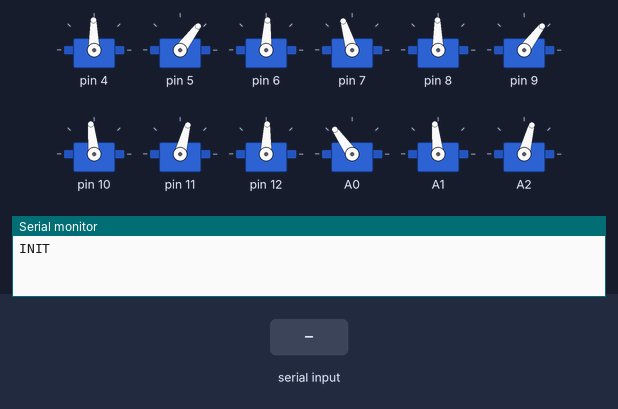
A sketch run on a simulated Arduino Uno, built with avr-gcc and run on an emulated ATmega328P. Parts: 12 × servo, the last lines printed to the serial monitor. Inputs (shaded band) come from the test bench.

Above: at 1.25 s.
1.3 s: "inicial\n" received over Serial
4.3 s: "avanzar\n" received over Serial
At 5.45 s:
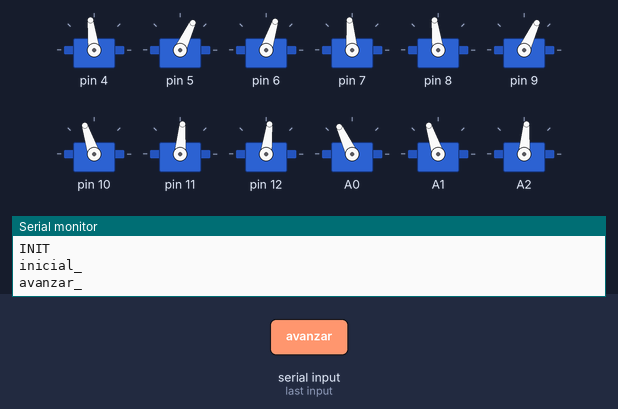
7.3 s: "retroceder\n" received over Serial
10.3 s: "delante\n" received over Serial
At 12.8 s:
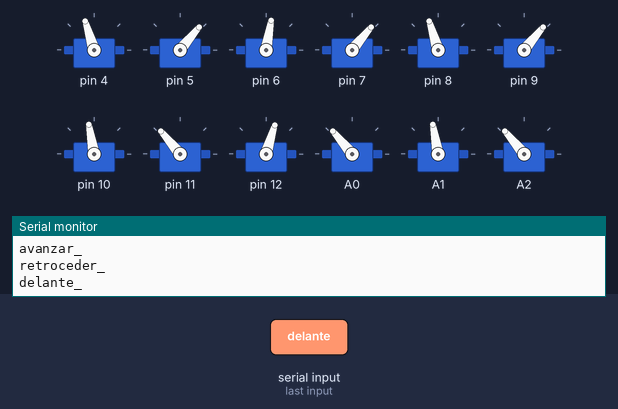
13.1 s: "atras\n" received over Serial
At 15.8 s:
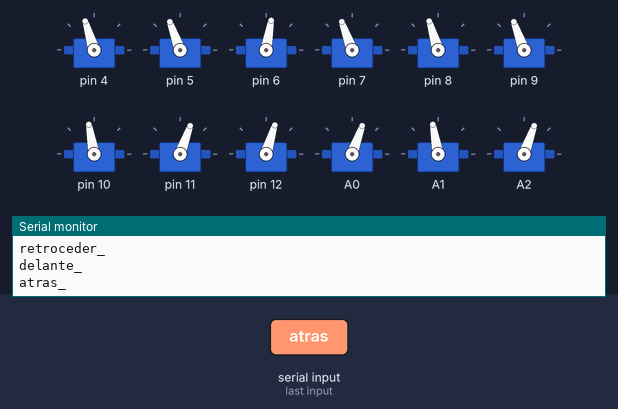
16.1 s: "arriba\n" received over Serial
At 18.3 s:
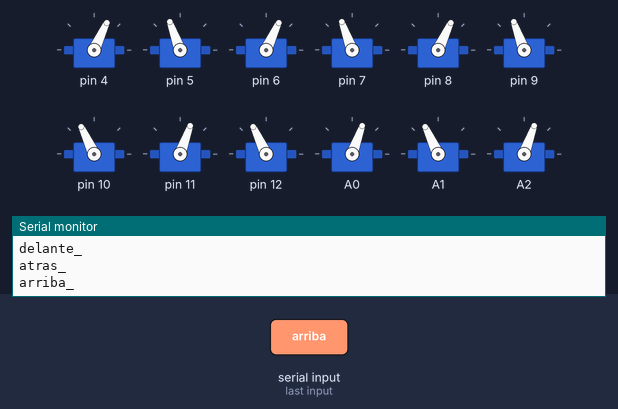
Timing chart, 0 to 19.8 s (numbered marks = the images above; inputs shaded):
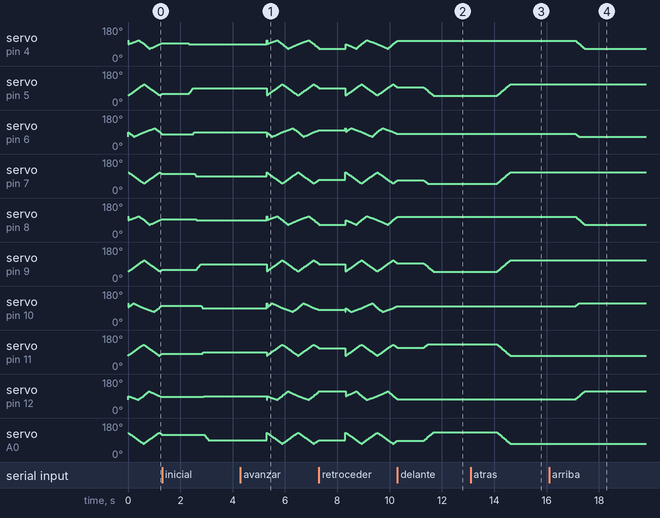

The sketch:

Cucaracha1.ino
```cpp
#include <Servo.h>

int MAX_D = 110;   // tope atras motor[1]
int MIN_D = 50;    // tope delante motor[1]

int UP_D = 65;     // tope arriba motor[0]
int DOWN_D = 120;  // tope abajo motor[0]

int APOYO_D = 110; //motores verticales derechos
int CENTRO = 90;

int MIN_I = 90;
int MAX_I = 0;
int UP_I = 90;
int DOWN_I = 90;
int APOYO_I = 90;

int incr[] = {1, -1, 1, 1, 1, -1, 1, 1, 1, -1, 1, 1};
int velocidad = 8;
int direccion = 1;

// 0,2,4,6,8,10 = vertical - 0,1,2,3,4,5,6 = derecha
Servo *motor[12];
String command;


void setup(){
  for (int x=4; x<13; x++){pinMode(x, OUTPUT);}
  pinMode(A0, OUTPUT); pinMode(A1, OUTPUT); pinMode(A2, OUTPUT);
  digitalWrite(13, LOW);
  for (int x=0; x<12; x++){motor[x] = new Servo();}
  motor[0]->attach(4); motor[1]->attach(5); motor[2]->attach(6); motor[3]->attach(7);
  motor[4]->attach(8); motor[5]->attach(9); motor[6]->attach(10); motor[7]->attach(11);
  motor[8]->attach(12); motor[9]->attach(A0); motor[10]->attach(A1); motor[11]->attach(A2);
  Serial.begin(9600); Serial.println(F("INIT"));
  MIN_I = map(MIN_D, 0, 180, 180, 0);
  MAX_I = map(MAX_D, 0, 180, 180, 0);
  UP_I = map(UP_D, 0, 180, 180, 0);
  DOWN_I = map(DOWN_D, 0, 180, 180, 0);
  APOYO_I = map(APOYO_D, 0, 180, 180, 0);
  //Serial.println(MIN_I); Serial.println(MAX_I);
  //Serial.println(UP_I); Serial.println(DOWN_I);Serial.println(APOYO_I);
  posInicial();
  command = "avanzar";
}

void changePosition(Servo *servo, int val){
  servo->write(constrain(servo->read()+val, 0, 180));
}

void fixPosition(Servo *servo, int val){
  servo->write(constrain(val, 0, 180));
}

void posInicial(){
  // Para montar los motores adecuadamente.
  for (int x=0; x<12; x++){
    while(motor[x]->read()<CENTRO){changePosition(motor[x],1);delay(5);}
    while(motor[x]->read()>CENTRO){changePosition(motor[x],-1);delay(5);}
    }
  command = "stop";
}

void loop(){
  if (Serial.available()) {
    command = Serial.readStringUntil(char('\0'));
    command.replace("\n", "");
    Serial.println(command + "_");
    }
  if (command == "avanzar") {direccion = 1; set_Pos_Caminar(); command = "caminando";}
  else if (command == "retroceder") {direccion = 2; set_Pos_Caminar(); command = "caminando";}

  else if (command == "inicial") {posInicial();}
  else if (command == "delante") {todo_adelante();command = "stop";}
  else if (command == "atras") {todo_atras();command = "stop";}
  else if (command == "arriba") {todo_arriba();command = "stop";}
  else if (command == "abajo") {todo_abajo();command = "stop";}
  else if (command == "apoyo") {todo_apoyado();command = "stop";}
  else if (command == "poscaminar") {direccion = 1; set_Pos_Caminar();command = "stop";}
  else if (command == "caminando") {caminar();}
  else {command = "stop";}
}

// Ir a posiciones límites
void todo_adelante(){
  while(motor[1]->read() > MIN_D || motor[3]->read() > MIN_D || motor[5]->read() > MIN_D || motor[7]->read() < MIN_I|| motor[9]->read() < MIN_I || motor[11]->read() < MIN_I){
    for (int x=1; x<6; x+=2){if (motor[x]->read() > MIN_D){changePosition(motor[x], -1);}}
    for (int x=7; x<12; x+=2){if (motor[x]->read() < MIN_I){changePosition(motor[x], 1);}}
    delay(velocidad);}}

void todo_atras(){
  while(motor[1]->read() < MAX_D || motor[3]->read() < MAX_D || motor[5]->read() < MAX_D || motor[7]->read() > MAX_I|| motor[9]->read() > MAX_I|| motor[11]->read() > MAX_I) {
    for (int x=1; x<6; x+=2){if (motor[x]->read() < MAX_D){changePosition(motor[x], 1);}}
    for (int x=7; x<12; x+=2){if (motor[x]->read() > MAX_I){changePosition(motor[x], -1);}}
    delay(velocidad);}}

void todo_arriba(){
  while(motor[0]->read() > UP_D || motor[2]->read() > UP_D || motor[4]->read() > UP_D || motor[6]->read() < UP_I|| motor[8]->read() < UP_I || motor[10]->read() < UP_I) {
    for (int x=0; x<5; x+=2){if (motor[x]->read() > UP_D){changePosition(motor[x], -1);}}
    for (int x=6; x<11; x+=2){if (motor[x]->read() < UP_I){changePosition(motor[x], 1);}}
    delay(velocidad);}}

void todo_abajo(){
  while(motor[0]->read() < DOWN_D || motor[2]->read() < DOWN_D || motor[4]->read() < DOWN_D || motor[6]->read() > DOWN_I || motor[8]->read() > DOWN_I || motor[10]->read() > DOWN_I){
    for (int x=0; x<5; x+=2){if (motor[x]->read() < DOWN_D){changePosition(motor[x], 1);}}
    for (int x=6; x<11; x+=2){if (motor[x]->read() > DOWN_I){changePosition(motor[x], -1);}}
    delay(velocidad);}}

void todo_apoyado(){
  while(motor[0]->read() < APOYO_D || motor[2]->read() < APOYO_D || motor[4]->read() < APOYO_D || motor[6]->read() > APOYO_I || motor[8]->read() > APOYO_I || motor[10]->read() > APOYO_I){
    for (int x=0; x<5; x+=2){if (motor[x]->read() < APOYO_D){changePosition(motor[x], 1);}}
    for (int x=6; x<11; x+=2){if (motor[x]->read() > APOYO_I){changePosition(motor[x], -1);}}
    delay(velocidad);}}

void set_Pos_Caminar(){
  // HD
  fixPosition(motor[1], MIN_D+1);
  fixPosition(motor[3], MAX_D-1);
  fixPosition(motor[5], MIN_D+1);
  // HI
  fixPosition(motor[7], MAX_I+1);
  fixPosition(motor[9], MIN_I-1);
  fixPosition(motor[11], MAX_I+1);

  if (direccion == 1){ // avanzar
    //VD
    fixPosition(motor[0], APOYO_D);
    fixPosition(motor[2], UP_D);
    fixPosition(motor[4], APOYO_D);
    //VI
    fixPosition(motor[6], UP_I);
    fixPosition(motor[8], APOYO_I);
    fixPosition(motor[10], UP_I);
  }else{ // retroceder
    //VD
    fixPosition(motor[0], UP_D);
    fixPosition(motor[2], APOYO_D);
    fixPosition(motor[4], UP_D);
    //VI
    fixPosition(motor[6], APOYO_I);
    fixPosition(motor[8], UP_I);
    fixPosition(motor[10], APOYO_I);
    }
  }

void caminar(){
  for (int d=1; d<6; d+=2){
    int inc = setH(incr[d], motor[d]->read(), MIN_D, MAX_D, 1);
    changePosition(motor[d], inc);
    incr[d] = inc;
  }
  for (int d=7; d<12; d+=2){
    int inc = setH(incr[d], motor[d]->read(), MIN_I, MAX_I, 2);
    changePosition(motor[d], inc);
    incr[d] = inc;
  }

  for (int d=1; d<6; d+=2){
    String zona = getZonaD(motor[d]->read(), incr[d]);
    int v = setVD(zona, motor[d]->read());
    fixPosition(motor[d-1], v);
  }
  for (int d=7; d<12; d+=2){
    String zona = getZonaI(motor[d]->read(), incr[d]);
    int v = setVI(zona, motor[d]->read());
    fixPosition(motor[d-1], v);
  }

  delay(velocidad);
  }

String getZonaI(int h, int inc){
  String zona = "";
  if (h <= CENTRO && inc == 1){zona = "D";}
  if (h > CENTRO && inc == -1){zona = "A";}
  if (h <= CENTRO && inc == -1){zona = "B";}
  if (h > CENTRO && inc == 1){zona = "C";}
  return zona;
  }

String getZonaD(int h, int inc){
  String zona = "";
  if (h <= CENTRO && inc == 1){zona = "D";}
  if (h > CENTRO && inc == 1){zona = "A";}
  if (h > CENTRO && inc == -1){zona = "B";}
  if (h <= CENTRO && inc == -1){zona = "C";}
  return zona;
  }

int setH(int inc, int h, int mi, int ma, int lado){
  if (lado == 1){if (!(h > mi && h < ma)){inc *= -1;}
  }else{if (!(h < mi && h > ma)){inc *= -1;}}
  return inc;
}

int setVI(String zona, int h){
  int v = 90;
  switch (direccion){
  case 1:
    if (zona == "D"){v = map(h, MAX_I, CENTRO, CENTRO, UP_I);}
    if (zona == "A"){v = map(h, MIN_I, CENTRO, CENTRO, APOYO_I);}
    if (zona == "B"){v = map(h, CENTRO, MAX_I, APOYO_I, CENTRO);}
    if (zona == "C"){v = map(h, CENTRO, MIN_I, UP_I, CENTRO);}
    break;
   case 2:
    if (zona == "D"){v = map(h, MAX_I, CENTRO, CENTRO, APOYO_I);}
    if (zona == "A"){v = map(h, MIN_I, CENTRO, CENTRO, UP_I);}
    if (zona == "B"){v = map(h, CENTRO, MAX_I, UP_I, CENTRO);}
    if (zona == "C"){v = map(h, CENTRO, MIN_I, APOYO_I, CENTRO);}
    break;
  }
  return v;
  }

int setVD(String zona, int h){
  int v = 90;
  switch (direccion){
  case 1:
    if (zona == "D"){v = map(h, MIN_D, CENTRO, CENTRO, APOYO_D);}
    if (zona == "A"){v = map(h, CENTRO, MAX_D, APOYO_D, CENTRO);}
    if (zona == "B"){v = map(h, MAX_D, CENTRO, CENTRO, UP_D);}
    if (zona == "C"){v = map(h, CENTRO, MIN_D, UP_D, CENTRO);}
    break;
   case 2:
    if (zona == "D"){v = map(h, MIN_D, CENTRO, CENTRO, UP_D);}
    if (zona == "A"){v = map(h, CENTRO, MAX_D, UP_D, CENTRO);}
    if (zona == "B"){v = map(h, MAX_D, CENTRO, CENTRO, APOYO_D);}
    if (zona == "C"){v = map(h, CENTRO, MIN_D, APOYO_D, CENTRO);}
    break;
  }
  return v;
  }
```

Measured:
- after the input at 10.3 s, servo on pin 4, servo on pin 8: stops changing and stays 107°; servo on pin 6: stops changing and stays 80°; servo on pin 10, servo on A1: stops changing and stays 100°; servo on pin 12: stops changing and stays 73°
- after the input at 13.1 s, servo on pin 5, servo on pin 7, servo on pin 9: moves from 50° to 110° over 0.50 s, starting after 1.0 s; servo on pin 11, servo on A0, servo on A2: moves from 130° to 70° over 0.50 s, starting after 1.0 s
- after the input at 16.1 s, servo on pin 4, servo on pin 8: moves from 107° to 65° over 0.34 s, starting after 1.0 s; servo on pin 6: 80° → 65° after 1.0 s; servo on pin 10, servo on A1: 100° → 115° after 1.0 s; servo on pin 12: moves from 73° to 115° over 0.34 s, starting after 1.0 s
